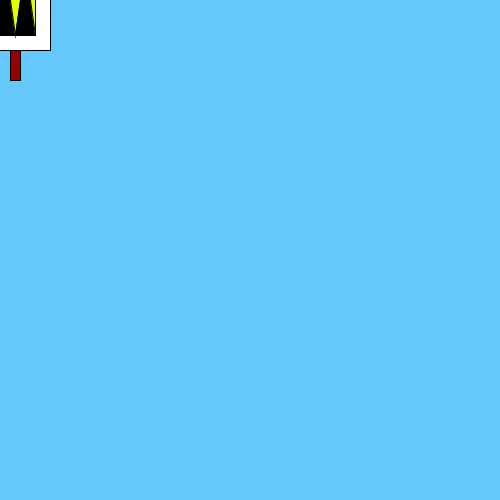
Frame 1 (no input)
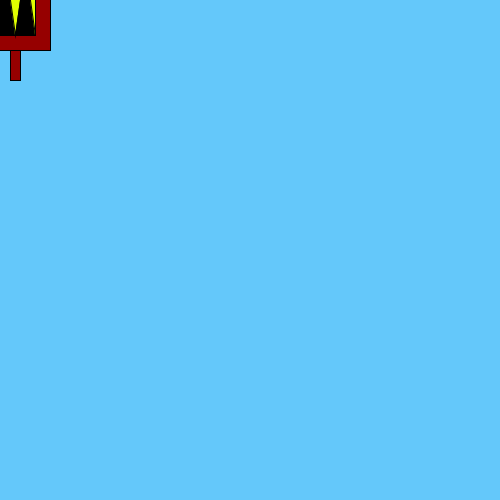
Frame 60 (the mouse pressed at the canvas centre just before this capture)
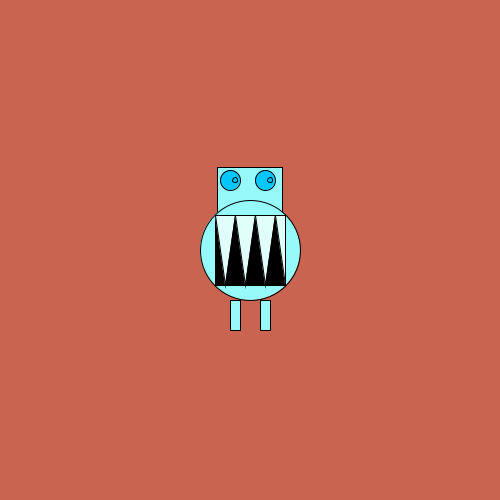
Frame 120 (the mouse held since frame 60 and released just before this capture)

The Processing sketch that drew these frames (run headless with seeded random() and noise(); from frame 60 on, the mouse is pressed at the canvas centre):

// Processing sketch: processing_25411
// ── processing_25411.pde

float r;
float g;
float b;
float a;
 
/*float x = 100;
float y = 100;*/
 
 
void setup() {
  size(500,500);
  background(0);
}
 
void draw() {
  r = random(255);
  g = random(255);
  b = random(255);
  a = random(255);
  //fill(255,0,0);
  
  
if (mouseX < width/3){
  background(100,200,250);
}else if (mouseX < 2*width/3){
  background(200,100,80);
}else{
  background(40,200,50);
}

rect(mouseX,mouseY,50,50);
 
ellipseMode(CENTER);
rectMode(CENTER);
 
 
//head
rect(mouseX,mouseY-50,65,65);
 
//mouth
 
    if (mousePressed) {
  ellipse(mouseX,mouseY,100,100);
}else{
  rect(mouseX,mouseY,100,100);
}
  //rect(mouseX,mouseY,100,100);
  fill(0);
 
  rect(mouseX,mouseY,70,70);
 
//eyes
  smooth();
  fill(0,200,255);
  ellipse(mouseX-20,mouseY-70,20,20);
  ellipse(mouseX-15,mouseY-70,5,5); 
   
  ellipse(mouseX+15,mouseY-70,20,20);
  ellipse(mouseX+20,mouseY-70,5,5);
   
//teeth
  fill(225,255,mouseY);
  triangle(mouseX-35,mouseY-35,mouseX-25,mouseY+35,mouseX-15,mouseY-35);
  triangle(mouseX-15,mouseY-35,mouseX-5,mouseY+35,mouseX+5,mouseY-35);
  triangle(mouseX+5,mouseY-35,mouseX+15,mouseY+35,mouseX+25,mouseY-35);
  triangle(mouseX+25,mouseY-35,mouseX+35,mouseY+35,mouseX+35,mouseY-35);
 
//legs
fill(150,mouseX,mouseY,255);
  rect(mouseX-15,mouseY+65,10,30);
  rect(mouseX+15,mouseY+65,10,30);
 
}
